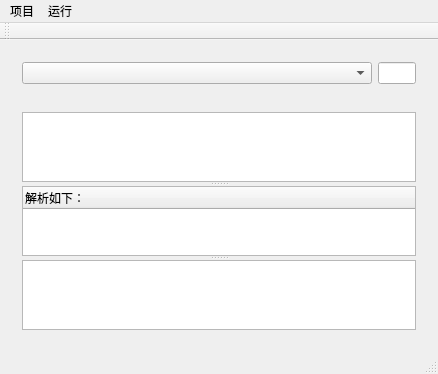
<?xml version="1.0" encoding="UTF-8"?>
<ui version="4.0">
 <class>MainWindow</class>
 <widget class="QMainWindow" name="MainWindow">
  <property name="geometry">
   <rect>
    <x>0</x>
    <y>0</y>
    <width>438</width>
    <height>270</height>
   </rect>
  </property>
  <property name="windowTitle">
   <string>CsShark🦈</string>
  </property>
  <widget class="QWidget" name="centralWidget">
   <layout class="QVBoxLayout" name="verticalLayout">
    <item>
     <widget class="QWidget" name="widget" native="true">
      <layout class="QHBoxLayout" name="horizontalLayout">
       <item>
        <widget class="QComboBox" name="comboBox">
         <property name="minimumSize">
          <size>
           <width>350</width>
           <height>0</height>
          </size>
         </property>
        </widget>
       </item>
       <item>
        <spacer name="horizontalSpacer">
         <property name="orientation">
          <enum>Qt::Horizontal</enum>
         </property>
         <property name="sizeHint" stdset="0">
          <size>
           <width>40</width>
           <height>20</height>
          </size>
         </property>
        </spacer>
       </item>
       <item>
        <widget class="QLineEdit" name="lineEdit"/>
       </item>
      </layout>
     </widget>
    </item>
    <item>
     <widget class="QWidget" name="widget_2" native="true">
      <layout class="QHBoxLayout" name="horizontalLayout_2">
       <item>
        <widget class="QSplitter" name="splitter_2">
         <property name="orientation">
          <enum>Qt::Vertical</enum>
         </property>
         <widget class="QTableWidget" name="tableWidget"/>
         <widget class="QTreeWidget" name="treeWidget">
          <column>
           <property name="text">
            <string notr="true">解析如下：</string>
           </property>
          </column>
         </widget>
         <widget class="QTextBrowser" name="textBrowser"/>
        </widget>
       </item>
      </layout>
     </widget>
    </item>
   </layout>
  </widget>
  <widget class="QMenuBar" name="menuBar">
   <property name="geometry">
    <rect>
     <x>0</x>
     <y>0</y>
     <width>438</width>
     <height>17</height>
    </rect>
   </property>
   <widget class="QMenu" name="menuproject">
    <property name="title">
     <string>项目</string>
    </property>
   </widget>
   <widget class="QMenu" name="menurun">
    <property name="title">
     <string>运行</string>
    </property>
    <addaction name="actionrunandstop"/>
    <addaction name="actionclear"/>
   </widget>
   <addaction name="menuproject"/>
   <addaction name="menurun"/>
  </widget>
  <widget class="QToolBar" name="mainToolBar">
   <property name="allowedAreas">
    <set>Qt::LeftToolBarArea</set>
   </property>
   <attribute name="toolBarArea">
    <enum>TopToolBarArea</enum>
   </attribute>
   <attribute name="toolBarBreak">
    <bool>false</bool>
   </attribute>
  </widget>
  <widget class="QStatusBar" name="statusBar"/>
  <action name="actionrunandstop">
   <property name="icon">
    <iconset resource="res.qrc">
     <normaloff>:/Image/start.png</normaloff>:/Image/start.png</iconset>
   </property>
   <property name="text">
    <string>运行</string>
   </property>
  </action>
  <action name="actionclear">
   <property name="icon">
    <iconset resource="res.qrc">
     <normaloff>:/Image/empty.png</normaloff>:/Image/empty.png</iconset>
   </property>
   <property name="text">
    <string>清空</string>
   </property>
  </action>
 </widget>
 <layoutdefault spacing="6" margin="11"/>
 <resources>
  <include location="res.qrc"/>
 </resources>
 <connections/>
</ui>
